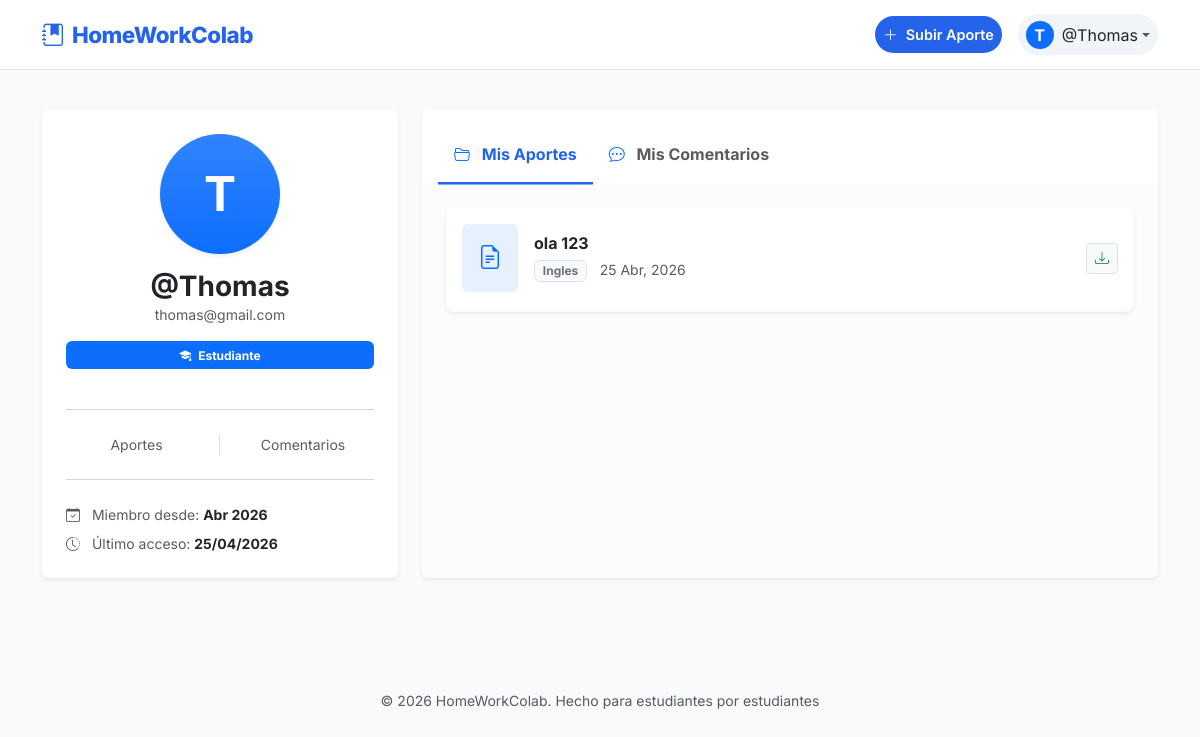
The app's page /usuarios/perfil/ (signed in), older data.
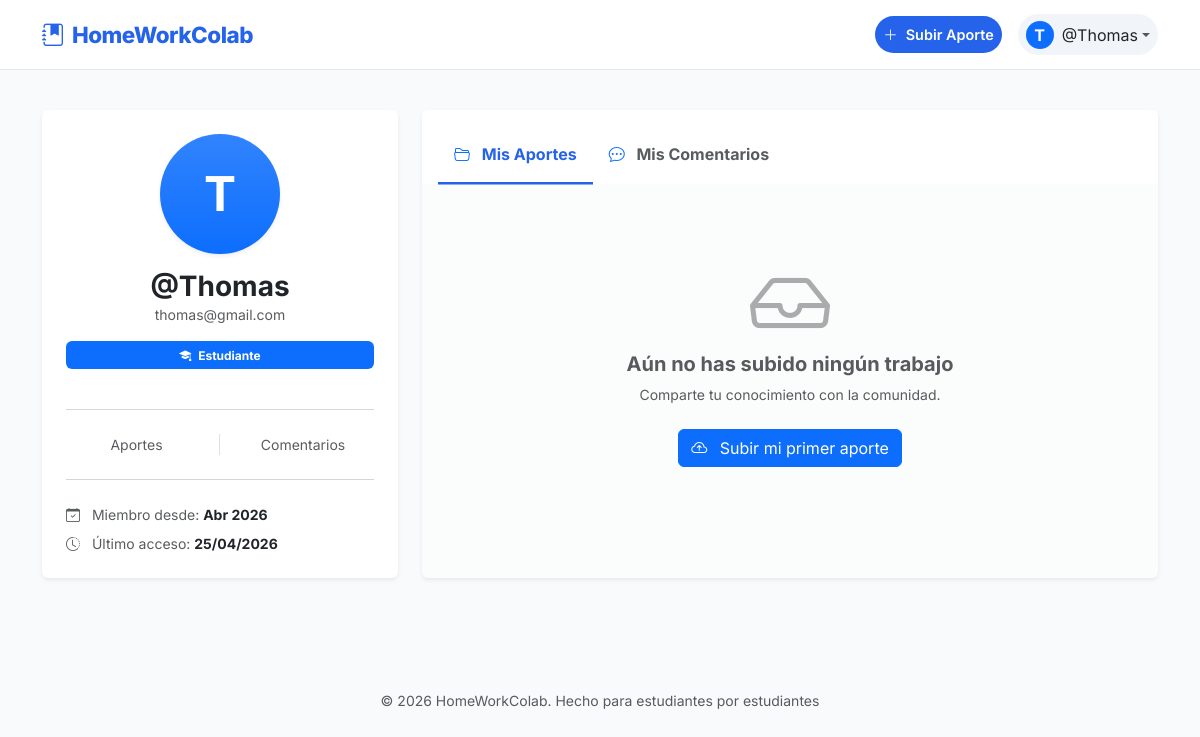
The same page, newer data.
### trabajos/models.py (models this page shows, shortened)
class Trabajo(models.Model):
    titulo = models.CharField(max_length=200)
    descripcion = models.TextField()
    archivo_url = models.FileField(upload_to='trabajos_academicos/')
    fecha_subida = models.DateTimeField(auto_now_add=True)
    usuario = models.ForeignKey(settings.AUTH_USER_MODEL, on_delete=models.CASCADE, related_name='trabajos')
    categoria = models.ForeignKey(Categoria, on_delete=models.SET_NULL, null=True, related_name='trabajos')
    etiquetas = models.ManyToManyField(Etiqueta, related_name='trabajos', blank=True)
    likes = models.ManyToManyField(settings.AUTH_USER_MODEL, related_name='trabajos_likeados', blank=True)

class Categoria(models.Model):
    nombre = models.CharField(max_length=100, verbose_name="Nombre de la Categoría")

### users/views.py (the view)
# urls.py: path('perfil/', views.perfil, name='perfil'),
@login_required
def perfil(request):
    mis_trabajos = Trabajo.objects.filter(usuario=request.user).order_by('-fecha_subida')
    return render(request, 'users/perfil.html', {
        'mis_trabajos': mis_trabajos
    })

### templates/users/perfil.html (shortened to what the changed rows need)
{% extends 'base.html' %}
{% block content %}
<div class="row g-4 mb-5">
    <div class="col-lg-8 fade-in-up" style="animation-delay: 0.1s;">
        <div class="card border-0 shadow-sm overflow-hidden h-100">
            <div class="card-body p-0 bg-light bg-opacity-50">
                <div class="tab-content" id="profileTabsContent">
                    <div class="tab-pane fade show active p-4" id="trabajos" role="tabpanel">
                        {% if mis_trabajos %}
                            <div class="list-group list-group-flush rounded-3 shadow-sm">
                                {% for t in mis_trabajos %}
                                <div class="list-group-item list-group-item-action d-flex justify-content-between align-items-center py-3 border-0 mb-1 rounded">
                                    <div class="d-flex align-items-center">
                                        <div class="bg-primary bg-opacity-10 text-primary rounded p-3 me-3">
                                            <i class="bi bi-file-earmark-text fs-4"></i>
                                        </div>
                                        <div>
                                            <a href="{% url 'trabajos:detalle' t.pk %}" class="fw-bold text-dark text-decoration-none h6 mb-1 d-block">{{ t.titulo }}</a>
                                            <span class="badge bg-light text-secondary border me-2">{{ t.categoria.nombre }}</span>
                                            <small class="text-muted">{{ t.fecha_subida|date:"d M, Y" }}</small>
                                        </div>
                                    </div>
                                    <div class="btn-group">
                                        <a href="{{ t.archivo_url.url }}" class="btn btn-sm btn-light border text-success" title="Descargar" download><i class="bi bi-download"></i></a>
                                        </div>
                                </div>
                                {% endfor %}
                            </div>
                        {% else %}
                            <div class="text-center py-5">
                                <i class="bi bi-inbox text-muted display-1 mb-3 opacity-50"></i>
                                <h5 class="text-muted fw-bold">Aún no has subido ningún trabajo</h5>
                                <p class="text-muted small">Comparte tu conocimiento con la comunidad.</p>
                                <a href="{% url 'trabajos:subir' %}" class="btn btn-primary mt-2"><i class="bi bi-cloud-arrow-up me-2"></i> Subir mi primer aporte</a>
                            </div>
                        {% endif %}
                    </div>
                </div>
            </div>
        </div>
    </div>
</div>
{% endblock %}

Row changes from the older to the newer data that the page shows:
removed Trabajo: titulo "ola 123", categoria.nombre "Ingles", fecha_subida "25 Abr, 2026"
Text that changed along with them:
text now shown: "Aún no has subido ningún trabajo Comparte tu conocimiento con la comunidad. Subir mi primer aporte"
